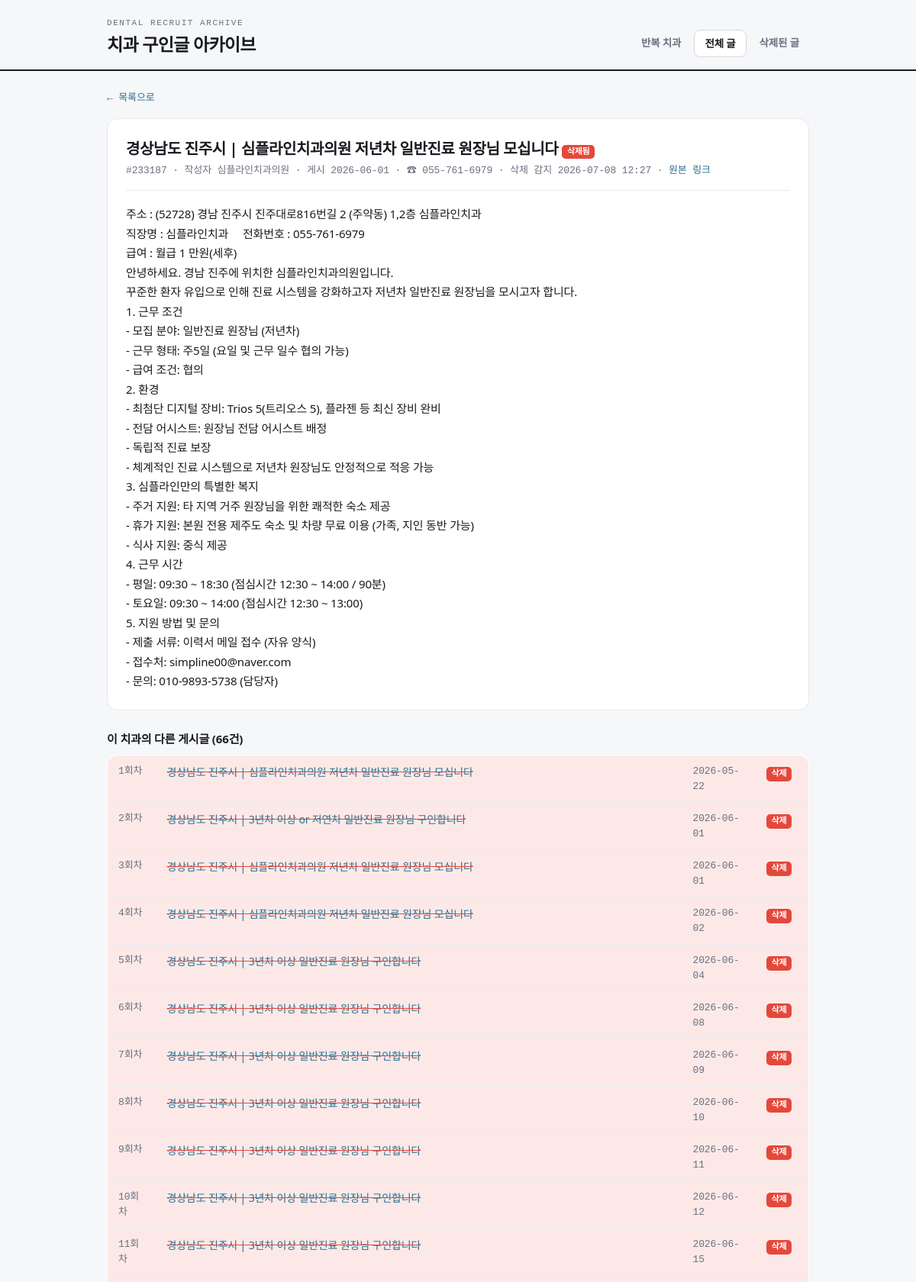
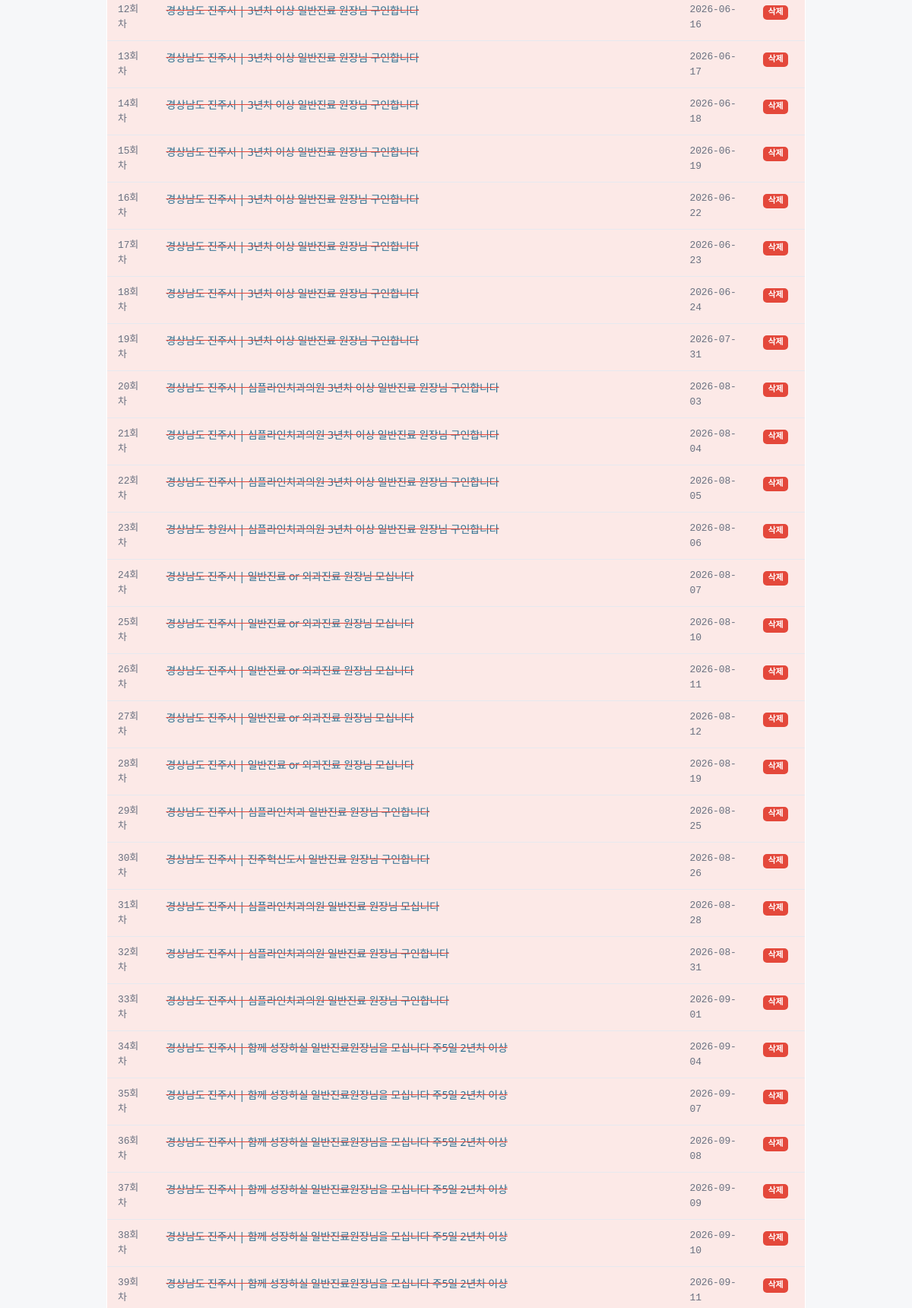
Screenshot of /post/233187 (upper part) with the database file from the repository (2 pictures, top to bottom).
### tables this page shows
CREATE TABLE posts (
    no            INTEGER PRIMARY KEY,   -- 게시판 글 번호 (고유)
    category      TEXT,                  -- 구분: 구인 / 구직 / 양도
    title         TEXT,
    author        TEXT,
    posted_raw    TEXT,                  -- 게시판이 보여주는 날짜 원문
    posted_at     TEXT,                  -- 파싱한 ISO 날짜 (가능한 경우)
    views         INTEGER,
    url           TEXT,
    content       TEXT,                  -- 상세 본문
    phone         TEXT,                  -- 본문에서 추출한 대표 전화번호(숫자만)
    phone_display TEXT,                  -- 보기용 전화번호
    clinic_key    TEXT,                  -- 치과 식별키 (전화 우선, 없으면 제목 시그니처)
    key_kind      TEXT,                  -- 'phone' | 'title' | 'author'
    title_sig     TEXT,                  -- 제목 정규화 시그니처
    first_seen    TEXT,                  -- 우리 크롤러가 처음 발견한 시각
    last_seen     TEXT,                  -- 살아있는 것으로 마지막 확인한 시각
    is_deleted    INTEGER DEFAULT 0,     -- 삭제 감지 여부
    deleted_at    TEXT                   -- 삭제 감지 시각
);

### app.py (the view)
@app.route("/post/<int:no>")
def post_detail(no):
    with db.get_db() as conn:
        row = db.get_post(conn, no)
    if not row:
        abort(404)
    siblings = []
    for g in analyze.clinic_groups(min_posts=1, include_singletons=True):
        if g["key"] == row["clinic_key"]:
            siblings = g["posts"]
            break
    return render_template("post_detail.html", p=row, siblings=siblings)

### analyze.py (called while the page is built)
def _order_ts(p):
    return p.get("posted_at") or p.get("first_seen") or ""

### app.py (called while the page is built)
@app.template_filter("shortdt")
def shortdt(s):
    if not s:
        return "-"
    return str(s).replace("T", " ")[:16]

### db.py (called while the page is built)
@contextmanager
def get_db():
    conn = sqlite3.connect(config.DB_PATH)
    conn.row_factory = sqlite3.Row
    try:
        yield conn
        conn.commit()
    finally:
        conn.close()

def get_post(conn, no):
    row = conn.execute("SELECT * FROM posts WHERE no=?", (no,)).fetchone()
    return dict(row) if row else None

### templates/post_detail.html (shortened to what this page needs)
{% extends "base.html" %}
{% set active = 'posts' %}
{% block body %}
<a class="back" href="javascript:history.back()">← 목록으로</a>
<div class="detail">
  <h2>
    {{ p.title or '(제목 없음)' }}
    {% if p.is_deleted %}<span class="badge del">삭제됨</span>{% endif %}
  </h2>
  <div class="meta">
    #{{ p.no }} · 작성자 {{ p.author or '-' }} ·
    게시 {{ (p.posted_at or p.posted_raw or p.first_seen)|shortdt }}
    {% if p.phone_display %} · ☎ {{ p.phone_display }}{% endif %}
    {% if p.is_deleted %} · 삭제 감지 {{ p.deleted_at|shortdt }}{% endif %}
    · <a href="{{ p.url }}" target="_blank" rel="noopener">원본 링크</a>
  </div>
  {% if p.content %}
    <div class="body">{{ p.content }}</div>
  {% else %}
    <div class="body" style="color:var(--muted)">본문을 수집하지 못했습니다. 원본 링크를 확인하세요.</div>
  {% endif %}
</div>
{% if siblings|length > 1 %}
<h3 style="margin:26px 0 10px;font-size:15px">이 치과의 다른 게시글 ({{ siblings|length }}건)</h3>
<table class="posts">
  <tbody>
    {% for sib in siblings %}
    <tr class="{{ 'deleted' if sib.is_deleted }}">
      <td class="no" style="width:64px">{{ sib.repost_index }}회차</td>
      <td><a class="title" href="/post/{{ sib.no }}">{{ sib.title or '(제목 없음)' }}</a></td>
      <td class="no" style="width:96px">{{ (sib.posted_at or sib.first_seen)|shortdt }}</td>
      <td style="width:70px">
        {% if sib.is_deleted %}<span class="badge del">삭제</span>{% endif %}
      </td>
    </tr>
    {% endfor %}
  </tbody>
</table>
{% endif %}
{% endblock %}

### templates/base.html (style rules this page uses)
:root { --paper:#F6F7F9; --card:#FFFFFF; --ink:#181A1F; --muted:#6A7180; --line:#E6E9EF; --line2:#D3D8E0; --alarm:#E4483B; --alarm-soft:#FCE9E7; --struct:#2C6E8F; --ok:#3A9B6E; --mono:ui-monospace,"SF Mono",Menlo,"JetBrains Mono",monospace; --sans:"Pretendard Variable",Pretendard,system-ui,sans-serif; }
* { box-sizing:border-box }
html { -webkit-text-size-adjust:100% }
body { margin:0;background:var(--paper);color:var(--ink);font-family:var(--sans); font-size:15px;line-height:1.5;letter-spacing:-.01em }
a { color:var(--struct);text-decoration:none }
table.posts { width:100%;border-collapse:collapse;background:var(--card); border:1px solid var(--line);border-radius:14px;overflow:hidden }
table.posts th,table.posts td { padding:11px 14px;text-align:left; border-bottom:1px solid var(--line);font-size:14px;vertical-align:top }
table.posts .no { font-family:var(--mono);color:var(--muted);font-size:13px }
tr.deleted { background:var(--alarm-soft) }
tr.deleted .title { text-decoration:line-through;text-decoration-color:var(--alarm) }
.badge { font-family:var(--mono);font-size:11px;font-weight:700;border-radius:5px; padding:1px 7px;display:inline-block }
.badge.del { background:var(--alarm);color:#fff }
.detail { background:var(--card);border:1px solid var(--line);border-radius:14px;padding:24px }
.detail h2 { margin:0 0 4px;font-size:20px;letter-spacing:-.02em }
.detail .meta { font-size:13px;color:var(--muted);font-family:var(--mono); margin-bottom:18px;padding-bottom:16px;border-bottom:1px solid var(--line) }
.detail .body { white-space:pre-wrap;line-height:1.7;font-size:15px }
.back { font-size:13px;font-family:var(--mono);display:inline-block;margin-bottom:16px }

### rows the page displays
posts: title "경상남도 진주시 | 심플라인치과의원 저년차 일반진료 원장님 모십니다", no "233187", author "심플라인치과의원", posted_at "2026-06-01", phone_display "055-761-6979", deleted_at|shortdt "2026-07-08 12:27", content "주소 : (52728) 경남 진주시 진주대로816번길 2 (주약동) 1,2층 심플라인치과 직장명 : 심플라인치과 전화번호 : 055-761-6979 급여 : 월급 1 만원(세후) 안녕하세요. 경남 진주에 위치한 심플라인치과의원입니다. 꾸준한 환자 유입으로 인해 진료 시스템을 강화하고자 저년차 일반진료 원장님을 모시고자 합니다. 1. 근무 조건 - 모집 분야: 일반진료 원장님 (저년차) - 근무 형태: 주5일 (요일 및 근무 일수 협의 가능) - 급여 조건: 협의 2. 환경 - 최첨단 디지털 장비: Trios 5(트리오스 5), 플라젠 등 최신 장비 완비 - 전담 어시스트: 원장님 전담 어시스트 배정 - 독립적 진료 보장 - 체계적인 진료 시스템으로 저년차 원장님도 안정적으로 적응 가능 3. 심플라인만의 특별한 복지 - 주거 지원: 타 지역 거주 원장님을 위한 쾌적한 숙소 제공 - 휴가 지원: 본원 전용 제주도 숙소 및 차량 무료 이용 (가족, 지인 동반 가능) - 식사 지원: 중식 제공 4. 근무 시간 - 평일: 09:30 ~ 18:30 (점심시간 12:30 ~ 14:00 / 90분) - 토요일: 09:30 ~ 14:00 (점심시간 12:30 ~ 13:00) 5. 지원 방법 및 문의 - 제출 서류: 이력서 메일 접수 (자유 양식) - 접수처: simpline00@naver.com - 문의: 010-9893-5738 (담당자)", repost_index "3", is_deleted "삭제"
posts: repost_index "1", title "경상남도 진주시 | 심플라인치과의원 저년차 일반진료 원장님 모십니다", posted_at "2026-05-22", shows "삭제"
posts: repost_index "2", title "경상남도 진주시 | 3년차 이상 or 저연차 일반진료 원장님 구인합니다", posted_at "2026-06-01", is_deleted "삭제"
posts: repost_index "4", title "경상남도 진주시 | 심플라인치과의원 저년차 일반진료 원장님 모십니다", posted_at "2026-06-02", is_deleted "삭제"
posts: repost_index "5", title "경상남도 진주시 | 3년차 이상 일반진료 원장님 구인합니다", posted_at "2026-06-04", is_deleted "삭제"
posts: repost_index "6", title "경상남도 진주시 | 3년차 이상 일반진료 원장님 구인합니다", posted_at "2026-06-08", is_deleted "삭제"
posts: repost_index "7", title "경상남도 진주시 | 3년차 이상 일반진료 원장님 구인합니다", posted_at "2026-06-09", is_deleted "삭제"
posts: repost_index "8", title "경상남도 진주시 | 3년차 이상 일반진료 원장님 구인합니다", posted_at "2026-06-10", is_deleted "삭제"
posts: repost_index "9", title "경상남도 진주시 | 3년차 이상 일반진료 원장님 구인합니다", posted_at "2026-06-11", is_deleted "삭제"
posts: repost_index "10", title "경상남도 진주시 | 3년차 이상 일반진료 원장님 구인합니다", posted_at "2026-06-12", is_deleted "삭제"
posts: repost_index "11", title "경상남도 진주시 | 3년차 이상 일반진료 원장님 구인합니다", posted_at "2026-06-15", is_deleted "삭제"
posts: repost_index "12", title "경상남도 진주시 | 3년차 이상 일반진료 원장님 구인합니다", posted_at "2026-06-16", is_deleted "삭제"
posts: repost_index "13", title "경상남도 진주시 | 3년차 이상 일반진료 원장님 구인합니다", posted_at "2026-06-17", is_deleted "삭제"
posts: repost_index "14", title "경상남도 진주시 | 3년차 이상 일반진료 원장님 구인합니다", posted_at "2026-06-18", is_deleted "삭제"
posts: repost_index "15", title "경상남도 진주시 | 3년차 이상 일반진료 원장님 구인합니다", posted_at "2026-06-19", is_deleted "삭제"
posts: repost_index "16", title "경상남도 진주시 | 3년차 이상 일반진료 원장님 구인합니다", posted_at "2026-06-22", is_deleted "삭제"
posts: repost_index "17", title "경상남도 진주시 | 3년차 이상 일반진료 원장님 구인합니다", posted_at "2026-06-23", is_deleted "삭제"
posts: repost_index "18", title "경상남도 진주시 | 3년차 이상 일반진료 원장님 구인합니다", posted_at "2026-06-24", is_deleted "삭제"
posts: repost_index "19", title "경상남도 진주시 | 3년차 이상 일반진료 원장님 구인합니다", posted_at "2026-07-31", is_deleted "삭제"
posts: repost_index "20", title "경상남도 진주시 | 심플라인치과의원 3년차 이상 일반진료 원장님 구인합니다", posted_at "2026-08-03", is_deleted "삭제"
posts: repost_index "21", title "경상남도 진주시 | 심플라인치과의원 3년차 이상 일반진료 원장님 구인합니다", posted_at "2026-08-04", is_deleted "삭제"
posts: repost_index "22", title "경상남도 진주시 | 심플라인치과의원 3년차 이상 일반진료 원장님 구인합니다", posted_at "2026-08-05", is_deleted "삭제"
posts: repost_index "23", title "경상남도 창원시 | 심플라인치과의원 3년차 이상 일반진료 원장님 구인합니다", posted_at "2026-08-06", is_deleted "삭제"
posts: repost_index "24", title "경상남도 진주시 | 일반진료 or 외과진료 원장님 모십니다", posted_at "2026-08-07", is_deleted "삭제"
posts: repost_index "25", title "경상남도 진주시 | 일반진료 or 외과진료 원장님 모십니다", posted_at "2026-08-10", is_deleted "삭제"
posts: repost_index "26", title "경상남도 진주시 | 일반진료 or 외과진료 원장님 모십니다", posted_at "2026-08-11", is_deleted "삭제"
posts: repost_index "27", title "경상남도 진주시 | 일반진료 or 외과진료 원장님 모십니다", posted_at "2026-08-12", is_deleted "삭제"
posts: repost_index "28", title "경상남도 진주시 | 일반진료 or 외과진료 원장님 모십니다", posted_at "2026-08-19", is_deleted "삭제"
posts: repost_index "29", title "경상남도 진주시 | 심플라인치과 일반진료 원장님 구인합니다", posted_at "2026-08-25", is_deleted "삭제"
posts: repost_index "30", title "경상남도 진주시 | 진주혁신도시 일반진료 원장님 구인합니다", posted_at "2026-08-26", is_deleted "삭제"
posts: repost_index "31", title "경상남도 진주시 | 심플라인치과의원 일반진료 원장님 모십니다", posted_at "2026-08-28", is_deleted "삭제"
posts: repost_index "32", title "경상남도 진주시 | 심플라인치과의원 일반진료 원장님 구인합니다", posted_at "2026-08-31", is_deleted "삭제"
posts: repost_index "33", title "경상남도 진주시 | 심플라인치과의원 일반진료 원장님 구인합니다", posted_at "2026-09-01", is_deleted "삭제"
posts: repost_index "34", title "경상남도 진주시 | 함께 성장하실 일반진료원장님을 모십니다 주5일 2년차 이상", posted_at "2026-09-04", is_deleted "삭제"
posts: repost_index "35", title "경상남도 진주시 | 함께 성장하실 일반진료원장님을 모십니다 주5일 2년차 이상", posted_at "2026-09-07", is_deleted "삭제"
posts: repost_index "36", title "경상남도 진주시 | 함께 성장하실 일반진료원장님을 모십니다 주5일 2년차 이상", posted_at "2026-09-08", is_deleted "삭제"
posts: repost_index "37", title "경상남도 진주시 | 함께 성장하실 일반진료원장님을 모십니다 주5일 2년차 이상", posted_at "2026-09-09", is_deleted "삭제"
posts: repost_index "38", title "경상남도 진주시 | 함께 성장하실 일반진료원장님을 모십니다 주5일 2년차 이상", posted_at "2026-09-10", is_deleted "삭제"

### other values shown
{{ siblings|length }} "66"
{{ sib.repost_index }} "39"
{{ sib.title or '(제목 없음)' }} "경상남도 진주시 | 함께 성장하실 일반진료원장님을 모십니다 주5일 2년차 이상"
{{ (sib.posted_at or sib.first_seen)|shortdt }} "2026-09-11"
